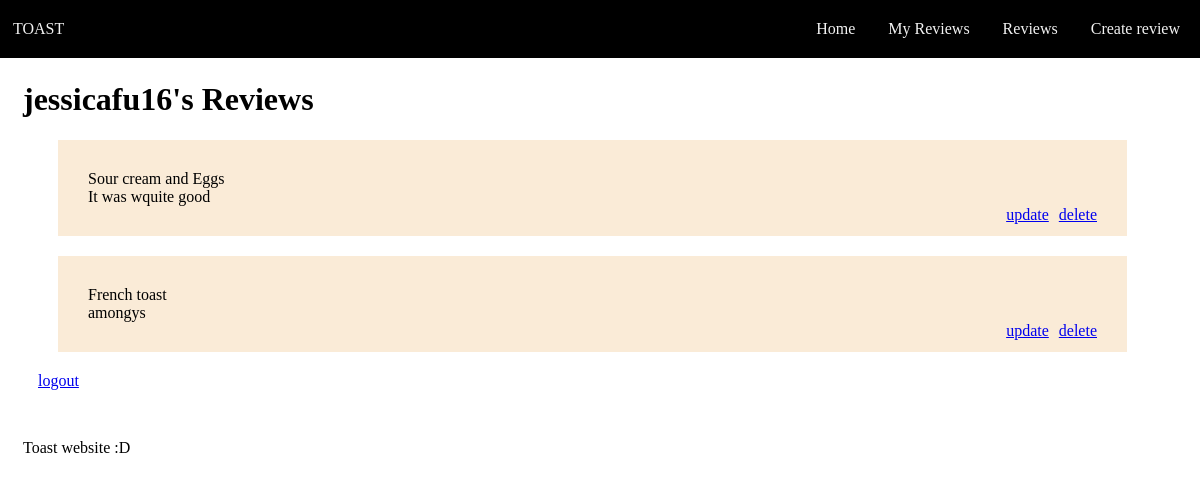
The page /my_reviews (signed in) on the database as committed earlier.
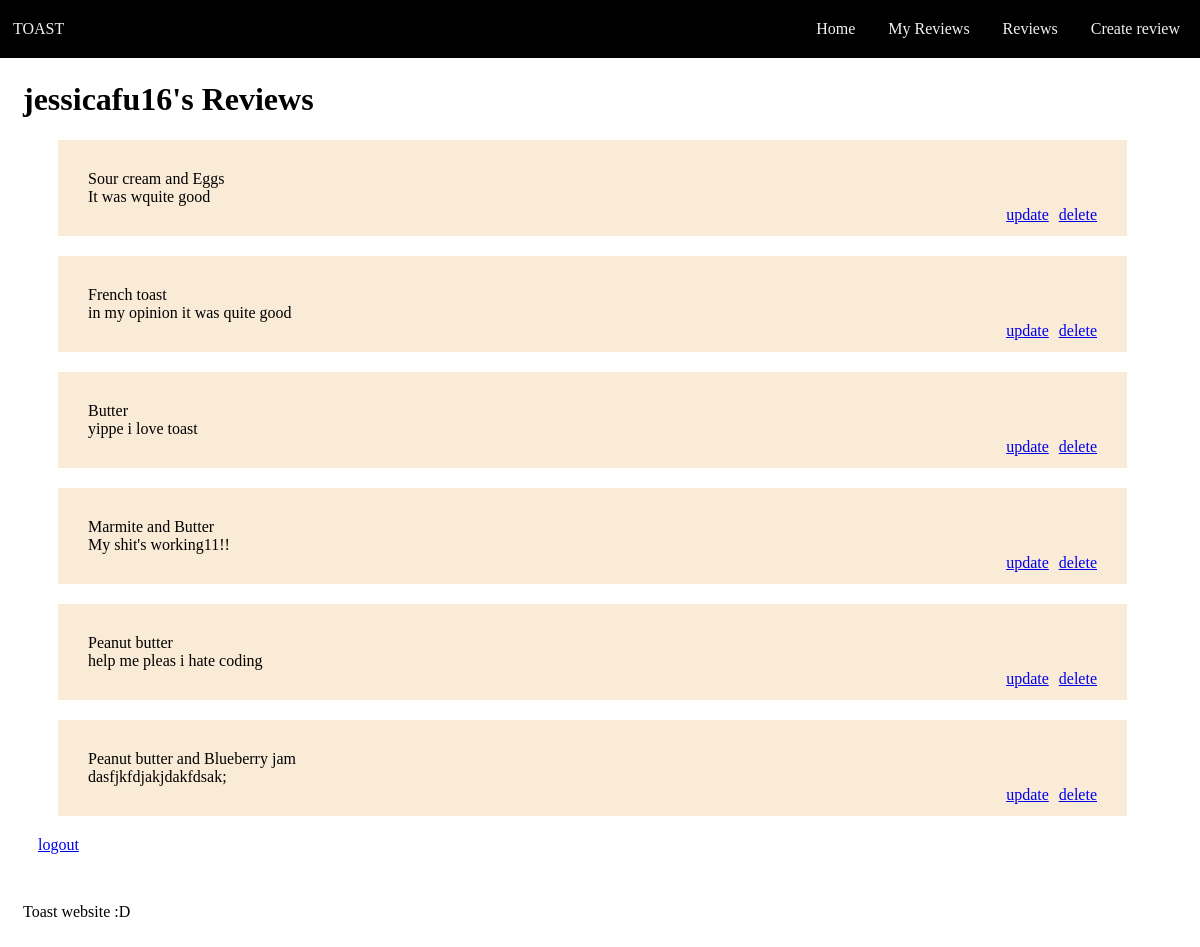
The same page on the database as committed later.
### tables this page shows
CREATE TABLE Reviews (id INTEGER PRIMARY KEY AUTOINCREMENT, user_id INTEGER REFERENCES Users (id), review TEXT NOT NULL, toast_id);

CREATE TABLE Toast (id INTEGER PRIMARY KEY AUTOINCREMENT, description TEXT NOT NULL);

### routes.py (the view)
@app.route('/my_reviews')
def user_reviews():
    if 'username' not in session or session['username'] is None:
        return redirect(url_for('signup'))
    else:
        username = session["username"]
        query = "SELECT t.description, r.review, t.id FROM reviews AS r JOIN Users as u ON r.user_id = u.id join Toast AS t ON t.id = r.toast_id WHERE username = '{}'".format(
            username)
        reviews = sql_queries(query, 1)
        return render_template('my_reviews.html', reviews=reviews, username=username)

### routes.py (called while the page is built)
def sql_queries(query, option):
    connection = sqlite3.connect('toast.db')
    cursor = connection.cursor()
    cursor.execute(query)
    if option == 0:
        result = cursor.fetchone()
        return result
    elif option == 1:
        result = cursor.fetchall()
        return result
    elif option == 2:
        connection.commit()
    connection.close()

### templates/my_reviews.html (shortened to what this page needs)
{% extends 'layout.html' %}
{% block h1 -%}{{ username }}'s Reviews{%- endblock %}
    {% block main -%}
    <div class="gridContainer">
        {% for review in reviews %}
        <div class="gridItem">
            {{ review[0] }}
            <br>
            {{ review[1] }}
            <br>
            <a class="my_reviews_buttons" href="/delete_reviews">delete</a><a class="my_reviews_buttons" href="/update_reviews">update</a>
        </div>
        {% endfor %}
        <a href="/logout">logout</a>
    </div>
        <br>
    {%- endblock %}

Rows that differ between the two databases and show on the page:
changed Reviews "French toast": review "amongys" → "in my opinion it was quite good"
added Reviews: description "Butter", review "yippe i love toast"
added Reviews: description "Marmite and Butter", review "My shit's working11!!"
added Reviews: description "Peanut butter", review "help me pleas i hate coding"
added Reviews: description "Peanut butter and Blueberry jam", review "dasfjkfdjakjdakfdsak;"
